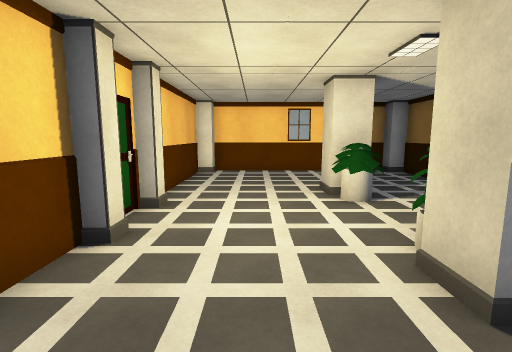
View 1 (above)

18 first-person views from a walk through a 3-D level made in the Unity game engine. The camera is 1.5 m above the floor, tilts 8° down and sees 85° across. The floor is counted in squares, 1 m on a side. Each view is taken from the middle of a square. On the plan, view 1 faces up. The plan holds only what a view shows up to about 14 squares ahead; the rest is blank. The player is left out. Surface patterns are stand-ins for the level's own textures.

View 2
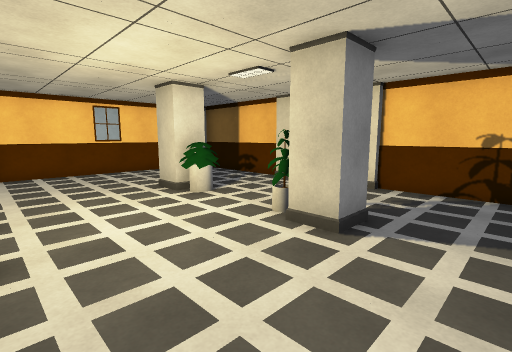

View 3
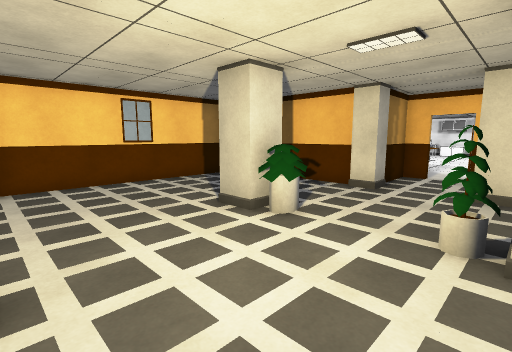

View 4
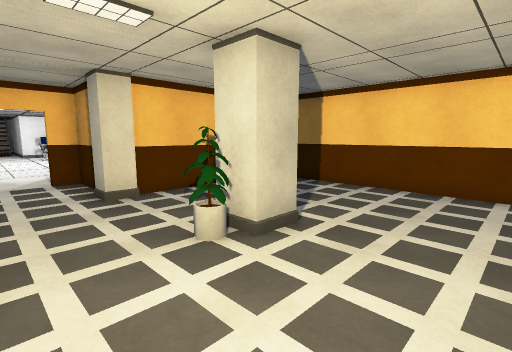

View 5
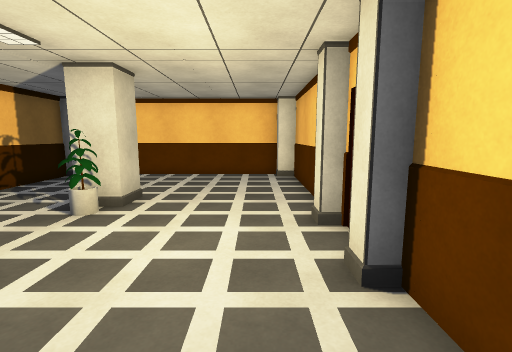

View 6
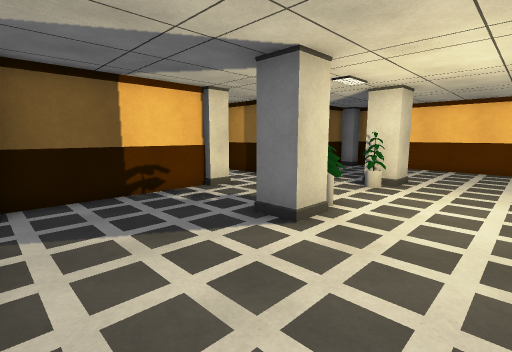

View 7
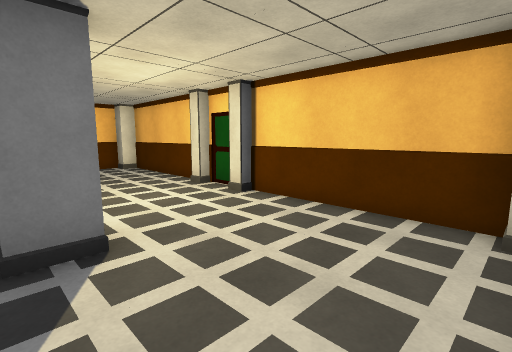

View 8
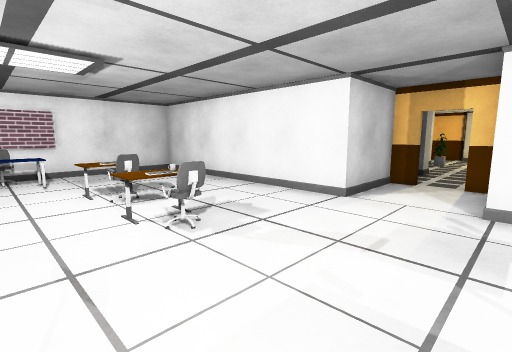

View 9
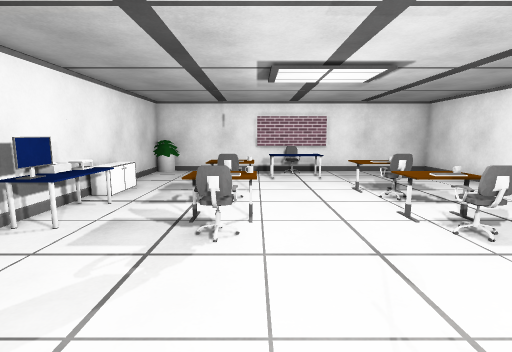

View 10
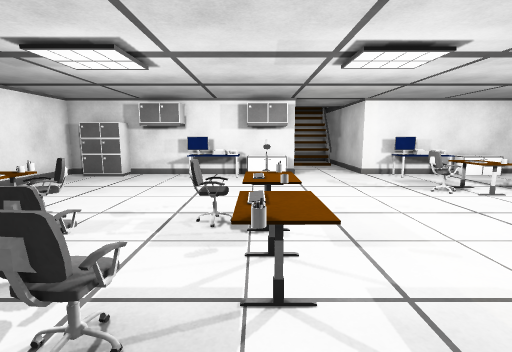

View 11
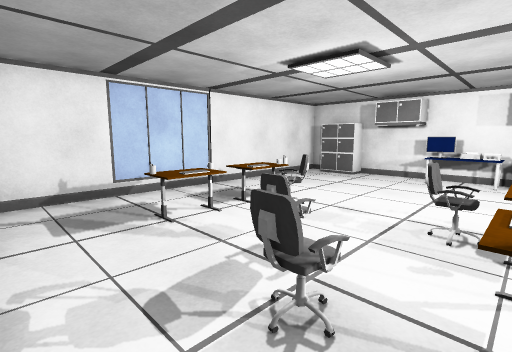

View 12
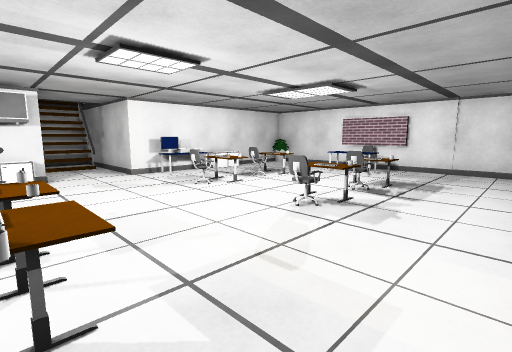

View 13
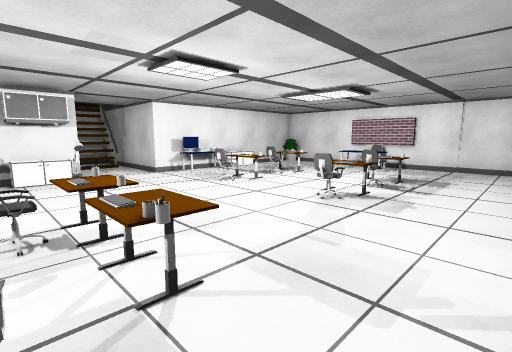

View 14
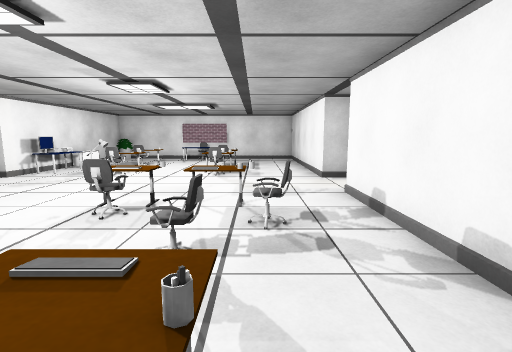

View 15
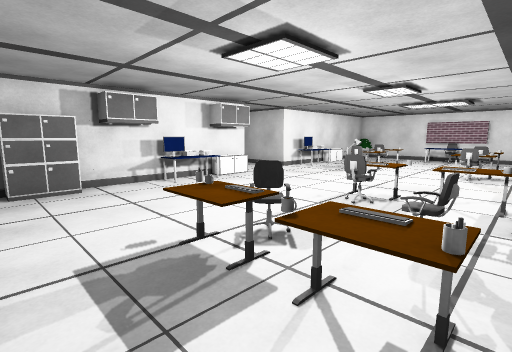

View 16
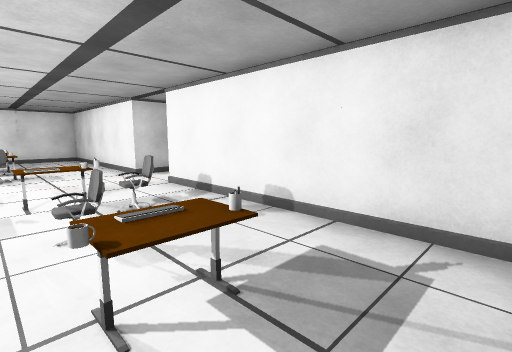

View 17
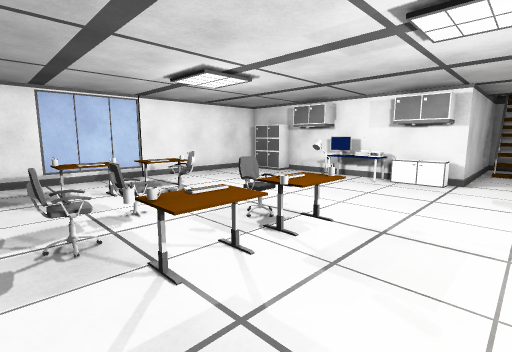

View 18
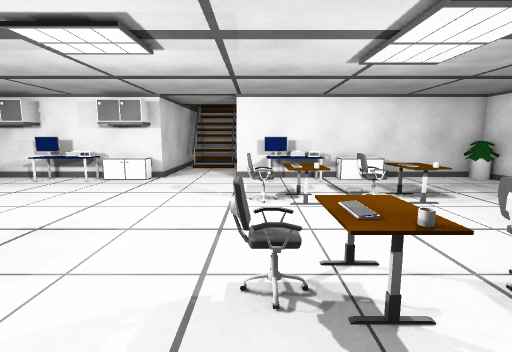

### Floor plan
Points are (right, up) in squares from view 1. A wall is a line through its corners. A room is listed if a view was taken in it or the views show most of it. See-through windows are left out.
Room 1 (views 1, 2, 3, 4, 5, 6, 7)
walls: (6.3, 6.9) (6.3, 11.6); (7.2, 3.7) (9.3, 3.7); (9.3, 5.6) (9.3, 6.4) (7.4, 6.4); (6.3, -1.8) (6.3, 2.6); (-1.5, -2.3) (5.2, -2.3); (5.5, 12.4) (-1.9, 12.4); (-2.5, 11.9) (-2.5, -1.5)
ways out: opening at (9, 5) to room 2; opening at (-2, -1)
objects: pillar (-2, 4); pillar (-2, 6); pillar (2, 2) to (3, 3); other object (2, 4); other object (2, 6); pillar (2, 7) to (3, 8); pillar (6, 3) to (7, 4); pillar (6, 6) to (7, 7)
Room 2 (views 8, 9, 10, 11, 12, 13, 14, 15, 16, 17, 18)
walls: (24.3, 2.5) (24.3, 3.7) (29, 3.7); (24.3, 10.4) (24.3, 12.6); (9.5, 6.2) (9.5, 5.6); (9.5, 3.7) (12.5, 3.7) (12.5, -5.3) (18.6, -5.3); (27.4, 4.2) (29.1, 4.2); (27.8, 5.5) (27.8, 6.1); (28.1, 5.5) (28.1, 6.1); (16.9, -5.1) (20, -5.1); (19.4, -5.3) (24.3, -5.3) (24.3, -1.4); (12.5, 14.9) (12.5, 6.4); (24.3, 14.5) (24.3, 15.5) (13.3, 15.5); (29.4, 6) (27.5, 6); (29.6, 6.4) (24.4, 6.4)
ways out: opening at (9, 5) to room 1; opening at (30, 5)
objects: other object (14, 8); mug (15, 8); chair (15, 9); other object (15, 13); other object (16, -1); chair (16, 0) to (17, 0); mug (16, 2); chair (16, 3) to (17, 3); other object (16, 7); keyboard (16, 8); other object (16, 12); keyboard (16, 13); other object (17, -1); keyboard (17, 2); mug (17, 8); mug (17, 13); chair (18, -5) to (19, -4); other object (18, -3) to (19, -3); other object (18, 7); other object (18, 8); chair (18, 9); chair (18, 12); other object (18, 13); other object (19, 8); other object (19, 13); other object (20, -1); chair (20, 0) to (21, 0); other object (20, 2); chair (20, 3) to (21, 3); other object (21, -1); other object (21, 2); other object (23, 1) to (23, 2); other object (23, 9) to (23, 10); cabinet (24, -1) to (24, 0); other object (24, 1); printer (24, 2); cabinet (24, 7) to (24, 8); other object (24, 9); monitor (24, 10); cabinet (24, 13) to (24, 14)

Positions as (right, up) in squares from view 1, and headings:
1: (0, 0), facing up
2: (-2, 0), facing up-right
3: (-2, 3), facing up-right
4: (-1, 6), facing down-right
5: (-1, 9), facing down
6: (-1, 12), facing down-right
7: (3, 12), facing down-left
8: (19, 7), facing down-left
9: (20, 7), facing down
10: (13, 8), facing right
11: (13, 8), facing up-right
12: (13, 8), facing down-right
13: (13, 9), facing down-right
14: (15, 14), facing down
15: (15, 15), facing down-right
16: (17, 15), facing down-left
17: (14, 5), facing up-right
18: (14, 3), facing right
